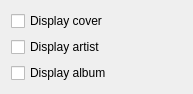
<?xml version="1.0" encoding="UTF-8"?>
<ui version="4.0">
 <class>nowplayingConfig</class>
 <widget class="QWidget" name="nowplayingConfig">
  <property name="geometry">
   <rect>
    <x>0</x>
    <y>0</y>
    <width>193</width>
    <height>86</height>
   </rect>
  </property>
  <layout class="QGridLayout" name="gridLayout">
   <item row="0" column="0">
    <widget class="QCheckBox" name="kcfg_displayCover">
     <property name="text">
      <string>Display cover</string>
     </property>
    </widget>
   </item>
   <item row="1" column="0">
    <widget class="QCheckBox" name="kcfg_displayArtist">
     <property name="text">
      <string>Display artist</string>
     </property>
    </widget>
   </item>
   <item row="2" column="0">
    <widget class="QCheckBox" name="kcfg_displayAlbum">
     <property name="text">
      <string>Display album</string>
     </property>
    </widget>
   </item>
   <item row="3" column="0">
    <spacer name="verticalSpacer">
     <property name="orientation">
      <enum>Qt::Vertical</enum>
     </property>
     <property name="sizeHint" stdset="0">
      <size>
       <width>20</width>
       <height>3</height>
      </size>
     </property>
    </spacer>
   </item>
  </layout>
 </widget>
 <connections/>
</ui>
